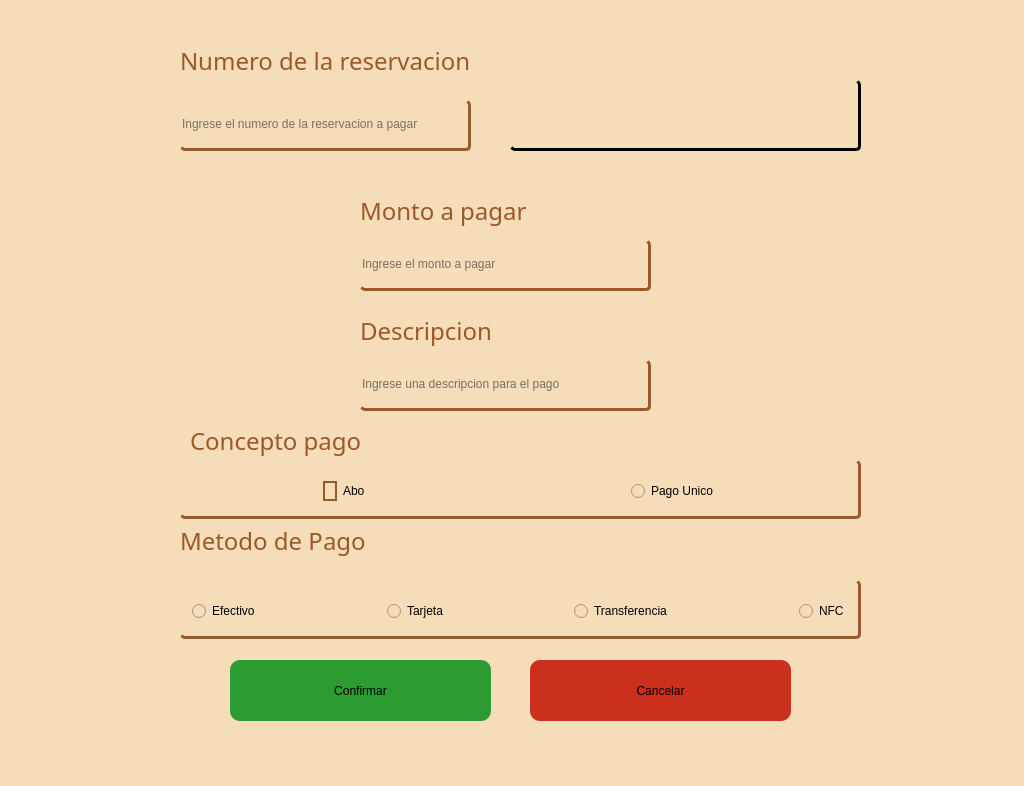
<?xml version="1.0" encoding="UTF-8"?>
<ui version="4.0">
 <class>Dialog</class>
 <widget class="QDialog" name="Dialog">
  <property name="geometry">
   <rect>
    <x>0</x>
    <y>0</y>
    <width>1024</width>
    <height>786</height>
   </rect>
  </property>
  <property name="windowTitle">
   <string>Dialog</string>
  </property>
  <property name="styleSheet">
   <string notr="true">background-color: rgb(245, 221, 185);</string>
  </property>
  <widget class="QLineEdit" name="reMontoPago">
   <property name="geometry">
    <rect>
     <x>360</x>
     <y>240</y>
     <width>291</width>
     <height>51</height>
    </rect>
   </property>
   <property name="styleSheet">
    <string notr="true">color: rgb(0, 0, 0);
border-radius: 5px;
border-bottom: 3px solid rgba(155, 88, 43, 1.0);
border-right: 3px solid  rgba(155, 88, 43, 1.0);</string>
   </property>
   <property name="text">
    <string/>
   </property>
   <property name="placeholderText">
    <string>Ingrese el monto a pagar</string>
   </property>
  </widget>
  <widget class="QLabel" name="lNombreS_21">
   <property name="geometry">
    <rect>
     <x>360</x>
     <y>310</y>
     <width>291</width>
     <height>41</height>
    </rect>
   </property>
   <property name="font">
    <font>
     <family>Adwaita Sans</family>
     <pointsize>18</pointsize>
     <bold>false</bold>
    </font>
   </property>
   <property name="styleSheet">
    <string notr="true">color: rgba(155, 88, 43, 1.0);
</string>
   </property>
   <property name="text">
    <string>Descripcion</string>
   </property>
  </widget>
  <widget class="QPushButton" name="reCancelar_2">
   <property name="geometry">
    <rect>
     <x>530</x>
     <y>660</y>
     <width>261</width>
     <height>61</height>
    </rect>
   </property>
   <property name="styleSheet">
    <string notr="true">border-radius: 10px;
background-color: #CA301B;</string>
   </property>
   <property name="text">
    <string>Cancelar</string>
   </property>
  </widget>
  <widget class="QLineEdit" name="reDescripcion_2">
   <property name="geometry">
    <rect>
     <x>360</x>
     <y>360</y>
     <width>291</width>
     <height>51</height>
    </rect>
   </property>
   <property name="styleSheet">
    <string notr="true">color: rgb(0, 0, 0);
border-radius: 5px;
border-bottom: 3px solid rgba(155, 88, 43, 1.0);
border-right: 3px solid  rgba(155, 88, 43, 1.0);</string>
   </property>
   <property name="text">
    <string/>
   </property>
   <property name="placeholderText">
    <string>Ingrese una descripcion para el pago</string>
   </property>
  </widget>
  <widget class="QLabel" name="lNombreS_22">
   <property name="geometry">
    <rect>
     <x>360</x>
     <y>190</y>
     <width>291</width>
     <height>41</height>
    </rect>
   </property>
   <property name="font">
    <font>
     <family>Adwaita Sans</family>
     <pointsize>18</pointsize>
     <bold>false</bold>
    </font>
   </property>
   <property name="styleSheet">
    <string notr="true">color: rgba(155, 88, 43, 1.0);
</string>
   </property>
   <property name="text">
    <string>Monto a pagar</string>
   </property>
  </widget>
  <widget class="QLabel" name="lNombreS_27">
   <property name="geometry">
    <rect>
     <x>180</x>
     <y>520</y>
     <width>291</width>
     <height>41</height>
    </rect>
   </property>
   <property name="font">
    <font>
     <family>Adwaita Sans</family>
     <pointsize>18</pointsize>
     <bold>false</bold>
    </font>
   </property>
   <property name="styleSheet">
    <string notr="true">color: rgba(155, 88, 43, 1.0);
</string>
   </property>
   <property name="text">
    <string>Metodo de Pago</string>
   </property>
  </widget>
  <widget class="QLabel" name="lNombreS_23">
   <property name="geometry">
    <rect>
     <x>180</x>
     <y>40</y>
     <width>301</width>
     <height>41</height>
    </rect>
   </property>
   <property name="font">
    <font>
     <family>Adwaita Sans</family>
     <pointsize>18</pointsize>
     <bold>false</bold>
    </font>
   </property>
   <property name="styleSheet">
    <string notr="true">color: rgba(155, 88, 43, 1.0);
</string>
   </property>
   <property name="text">
    <string>Numero de la reservacion</string>
   </property>
  </widget>
  <widget class="QTextEdit" name="reservacionResultados">
   <property name="geometry">
    <rect>
     <x>510</x>
     <y>80</y>
     <width>351</width>
     <height>71</height>
    </rect>
   </property>
   <property name="styleSheet">
    <string notr="true">color: rgb(0, 0, 0);
border-radius: 5px;
border-bottom: 3px solid rgb(0, 0, 0);
border-right: 3px solid  rgb(0, 0, 0);
</string>
   </property>
   <property name="undoRedoEnabled">
    <bool>true</bool>
   </property>
   <property name="readOnly">
    <bool>true</bool>
   </property>
  </widget>
  <widget class="QGroupBox" name="groupBox_3">
   <property name="geometry">
    <rect>
     <x>180</x>
     <y>460</y>
     <width>681</width>
     <height>59</height>
    </rect>
   </property>
   <property name="styleSheet">
    <string notr="true">QGroupBox{
color: rgb(0, 0, 0);
border-radius: 5px;
border-bottom: 3px solid rgba(155, 88, 43, 1.0);
border-right: 3px solid  rgba(155, 88, 43, 1.0);
}</string>
   </property>
   <property name="title">
    <string/>
   </property>
   <layout class="QGridLayout" name="gridLayout">
    <item row="0" column="2">
     <spacer name="horizontalSpacer">
      <property name="orientation">
       <enum>Qt::Orientation::Horizontal</enum>
      </property>
      <property name="sizeHint" stdset="0">
       <size>
        <width>118</width>
        <height>20</height>
       </size>
      </property>
     </spacer>
    </item>
    <item row="0" column="4">
     <widget class="QRadioButton" name="cbUnico">
      <property name="styleSheet">
       <string notr="true">color: Black</string>
      </property>
      <property name="text">
       <string>Pago Unico</string>
      </property>
     </widget>
    </item>
    <item row="0" column="1">
     <widget class="QRadioButton" name="cbAbono">
      <property name="styleSheet">
       <string notr="true">QRadioButton{
	color: Black;
}

QRadioButton::indicator{
	color:rgba(155, 88, 43, 1.0)
	width: 16px;            
    height: 16px;           
    border-radius: 9px;   
    border: 2px solid #9b582b;
}

QRadioButton::indicator:hover{
	border: 2px solid #c7837c;
	background-color: rgb(149, 191, 255);
}</string>
      </property>
      <property name="text">
       <string>Abono</string>
      </property>
     </widget>
    </item>
    <item row="0" column="3">
     <spacer name="horizontalSpacer_2">
      <property name="orientation">
       <enum>Qt::Orientation::Horizontal</enum>
      </property>
      <property name="sizeHint" stdset="0">
       <size>
        <width>40</width>
        <height>20</height>
       </size>
      </property>
     </spacer>
    </item>
    <item row="0" column="0">
     <spacer name="horizontalSpacer_3">
      <property name="orientation">
       <enum>Qt::Orientation::Horizontal</enum>
      </property>
      <property name="sizeHint" stdset="0">
       <size>
        <width>40</width>
        <height>20</height>
       </size>
      </property>
     </spacer>
    </item>
    <item row="0" column="5">
     <spacer name="horizontalSpacer_4">
      <property name="orientation">
       <enum>Qt::Orientation::Horizontal</enum>
      </property>
      <property name="sizeHint" stdset="0">
       <size>
        <width>40</width>
        <height>20</height>
       </size>
      </property>
     </spacer>
    </item>
   </layout>
  </widget>
  <widget class="QPushButton" name="reConfirmar_2">
   <property name="geometry">
    <rect>
     <x>230</x>
     <y>660</y>
     <width>261</width>
     <height>61</height>
    </rect>
   </property>
   <property name="styleSheet">
    <string notr="true">border-radius: 10px;
background-color: #2B9B32;</string>
   </property>
   <property name="text">
    <string>Confirmar</string>
   </property>
  </widget>
  <widget class="QGroupBox" name="groupBox_4">
   <property name="geometry">
    <rect>
     <x>180</x>
     <y>580</y>
     <width>681</width>
     <height>59</height>
    </rect>
   </property>
   <property name="styleSheet">
    <string notr="true">QGroupBox{
color: rgb(0, 0, 0);
border-radius: 5px;
border-bottom: 3px solid rgba(155, 88, 43, 1.0);
border-right: 3px solid  rgba(155, 88, 43, 1.0);
}</string>
   </property>
   <property name="title">
    <string/>
   </property>
   <layout class="QGridLayout" name="gridLayout_2">
    <item row="1" column="7">
     <widget class="QRadioButton" name="cbNFC">
      <property name="styleSheet">
       <string notr="true">color: Black</string>
      </property>
      <property name="text">
       <string>NFC</string>
      </property>
     </widget>
    </item>
    <item row="1" column="1">
     <widget class="QRadioButton" name="cbEfectivo">
      <property name="styleSheet">
       <string notr="true">color: Black</string>
      </property>
      <property name="text">
       <string>Efectivo</string>
      </property>
     </widget>
    </item>
    <item row="1" column="5">
     <widget class="QRadioButton" name="cbTransferencia">
      <property name="styleSheet">
       <string notr="true">color: Black</string>
      </property>
      <property name="text">
       <string>Transferencia</string>
      </property>
     </widget>
    </item>
    <item row="1" column="3">
     <widget class="QRadioButton" name="cbTarjeta">
      <property name="styleSheet">
       <string notr="true">color: Black</string>
      </property>
      <property name="text">
       <string>Tarjeta</string>
      </property>
     </widget>
    </item>
    <item row="1" column="4">
     <spacer name="horizontalSpacer_6">
      <property name="orientation">
       <enum>Qt::Orientation::Horizontal</enum>
      </property>
      <property name="sizeHint" stdset="0">
       <size>
        <width>40</width>
        <height>20</height>
       </size>
      </property>
     </spacer>
    </item>
    <item row="1" column="2">
     <spacer name="horizontalSpacer_5">
      <property name="orientation">
       <enum>Qt::Orientation::Horizontal</enum>
      </property>
      <property name="sizeHint" stdset="0">
       <size>
        <width>40</width>
        <height>20</height>
       </size>
      </property>
     </spacer>
    </item>
    <item row="1" column="6">
     <spacer name="horizontalSpacer_7">
      <property name="orientation">
       <enum>Qt::Orientation::Horizontal</enum>
      </property>
      <property name="sizeHint" stdset="0">
       <size>
        <width>40</width>
        <height>20</height>
       </size>
      </property>
     </spacer>
    </item>
   </layout>
  </widget>
  <widget class="QLineEdit" name="reNumReser">
   <property name="geometry">
    <rect>
     <x>180</x>
     <y>100</y>
     <width>291</width>
     <height>51</height>
    </rect>
   </property>
   <property name="styleSheet">
    <string notr="true">color: rgb(0, 0, 0);
border-radius: 5px;
border-bottom: 3px solid rgba(155, 88, 43, 1.0);
border-right: 3px solid  rgba(155, 88, 43, 1.0);</string>
   </property>
   <property name="text">
    <string/>
   </property>
   <property name="placeholderText">
    <string>Ingrese el numero de la reservacion a pagar</string>
   </property>
  </widget>
  <widget class="QLabel" name="lNombreS_26">
   <property name="geometry">
    <rect>
     <x>190</x>
     <y>420</y>
     <width>291</width>
     <height>41</height>
    </rect>
   </property>
   <property name="font">
    <font>
     <family>Adwaita Sans</family>
     <pointsize>18</pointsize>
     <bold>false</bold>
    </font>
   </property>
   <property name="styleSheet">
    <string notr="true">color: rgba(155, 88, 43, 1.0);
</string>
   </property>
   <property name="text">
    <string>Concepto pago</string>
   </property>
  </widget>
 </widget>
 <resources/>
 <connections/>
</ui>
